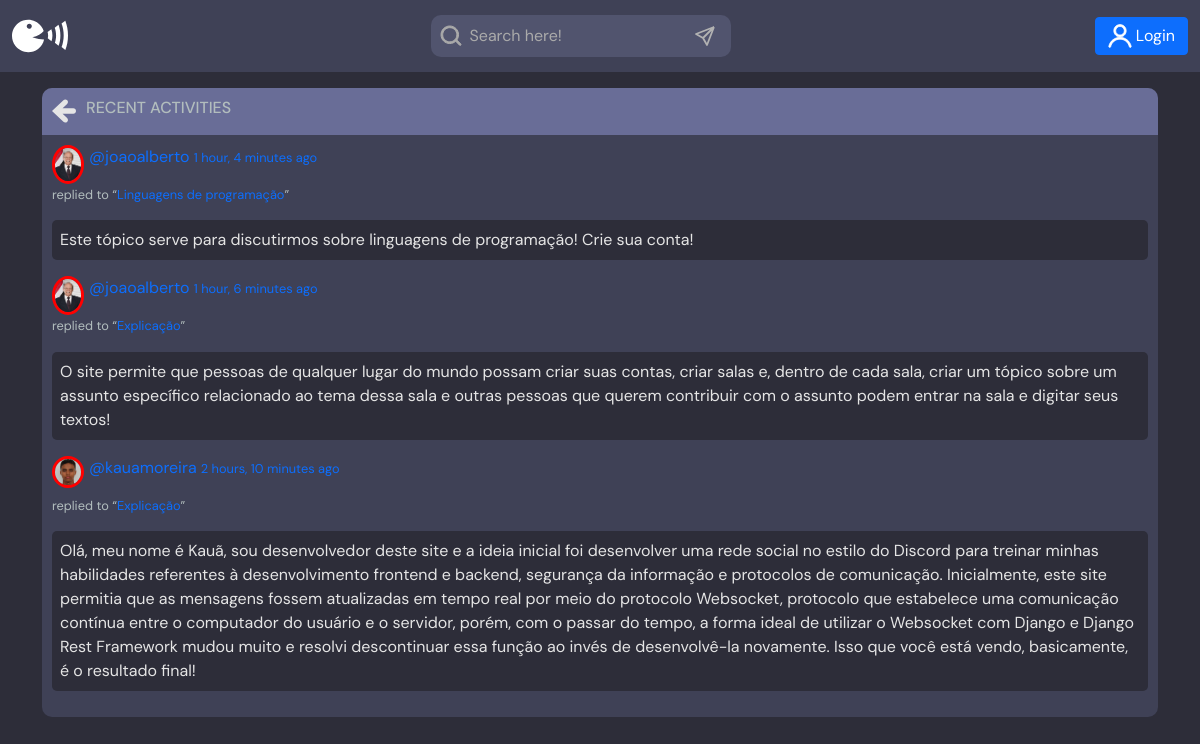
The page /activities/ on the database its author committed.
### base/models.py (models this page shows, shortened)
class Message(models.Model):
    user = models.ForeignKey(User, on_delete=models.CASCADE)
    room = models.ForeignKey(Room, on_delete=models.CASCADE)
    body = models.TextField()
    updated = models.DateTimeField(auto_now=True)#Last updating DataTime in the message
    created = models.DateTimeField(auto_now_add=True)#Creating DataTime in the room
    class Meta:
        ordering = ['-updated', '-created']#['-updated','-created'] => The newest to the oldest inserts in DB will be shown in the website | ['updated','created'] => The oldest to the newest inserts in DB will be shown in the website

class User(AbstractUser):
	name=models.CharField(max_length=200,null=True)#Define the length max to the text | null=True -> Define this new field as a NULL in DB
	username=models.CharField(unique=True,max_length=200,null=True)#Define the length max to the text | null=True -> Define this new field as a NULL in DB
	email=models.EmailField(unique=True,null=True)#This field must be unique to each user | null=True -> Define this new field as a NULL in DB
	bio=models.TextField(null=True)#null=True -> Define this new field as a NULL in DB
	avatar=models.ImageField(null=True, default="avatar.svg")#This command is related to the "pillow" library. This library is a processing image library.
	USERNAME_FIELD='username'#Set a field that will be used in Admin Page to login
	REQUIRED_FIELDS=[]

class Room(models.Model):
	host = models.ForeignKey(User,on_delete=models.SET_NULL,null=True)#null=True -> Define this new field as a NULL in DB
	topic = models.ForeignKey(Topic,on_delete=models.SET_NULL,null=True)#null=True -> Define this new field as a NULL in DB
	name=models.CharField(max_length=200)#Short string row
	description=models.TextField(null=True,blank=True)#Long string row
	participants=models.ManyToManyField(User,related_name='participants',blank=True)#blank=True => define that it has participants doesnt is required
	updated=models.DateTimeField(auto_now=True)#Last updating DataTime in the room
	created=models.DateTimeField(auto_now_add=True)#Creating DataTime in the room
	class Meta:
		ordering=['-updated','-created']#['-updated','-created'] => The newest to the oldest inserts in DB will be shown in the website | ['updated','created'] => The oldest to the newest inserts in DB will be shown in the website
	def __str__(self):
		return str(self.name)

### base/views.py (the view)
# urls.py: path('activities/',views.activitiesPage,name="activities"),
def activitiesPage(request):
    roomMessages=Message.objects.all()#It returns all te rooms in DB
    context={'roomMessages':roomMessages}
    return render(request,'base/activity.html',context)

### base/templates/base/activity.html (shortened to what this page needs)
{% extends 'main.html' %}
{% load static %}
{% block content %}
    <main class="layout">
      <div class="container">
        <div class="layout__box">
          <div class="layout__boxHeader">
            <div class="layout__boxTitle">
              <a href="{% url 'home' %}">
                <img class="HeightSVG" src="{% static 'images/icons/ArrowLeft.svg' %}">
              </a>
              <h3>Recent Activities</h3>
            </div>
          </div>
          <div class="activities-page layout__body">
            {% for message in roomMessages %}
              <div class="activities__box">
                <div class="activities__boxHeader roomListRoom__header">
                  <a href="{% url 'user-profile' message.user.id %}" class="roomListRoom__author">
                    <div class="avatar avatar--small">
                      <img src="{{ message.user.avatar.url }}" />
                    </div>
                    <p>
                      @{{ message.user }}
                      <span>{{ message.created|timesince }} ago</span>
                    </p>
                  </a>
                </div>
                <div class="activities__boxContent">
                  <p>replied to “<a href="{% url 'room' message.room.id %}">{{ message.room }}</a>”</p>
                  <div class="activities__boxRoomContent">
                    {{ message.body }}
                  </div>
                </div>
              </div>
              {% endfor %}
          </div>
        </div>
      </div>
    </main>
{% endblock content %}

### static/styles/MainStyle36.css (style rules this page uses)
* { font-family: "DM Sans", -apple-system, BlinkMacSystemFont, "Segoe UI", Roboto, Oxygen, Ubuntu, Cantarell, "Open Sans", "Helvetica Neue", sans-serif; }
main { margin: 1rem; }
::placeholder { color: #aaaaaa; }
.HeightSVG { width: 1.5rem; height: 1.5rem; }
.activities__boxRoomContent { color: #e5e5e5; padding: 0.5rem; border-radius: 0.625rem; }
.avatar img { border: 3px solid red; width: 2rem; border-radius: 100%; margin-right: 5px; }
.roomListRoom__author { display: flex; justify-content: left; text-decoration: none; }
.roomListRoom__author span { text-decoration: none; font-size: 0.8rem; }
.roomListRoom__author div { display: grid; grid-template-rows: auto auto; }
.roomListRoom__author div img { width: 2rem; }
.activities__boxRoomContent { background-color: #2d2d39; padding: 0.5rem; border-radius: 5px; margin-top: 0.5rem; width: 100%; }
.activities__boxContent { color: #b2bdbd; }
.activities__boxContent p { font-size: 0.8rem; }
.activities__boxContent p a { text-decoration: none; }
.activities__box { margin-bottom: 1rem; }
.roomListRoom__header { display: flex; justify-content: space-between; }
.layout__box { border-radius: 10px; background-color: #3f4156; }
.layout__body { padding: 0.625rem; }
.layout__boxTitle { display: flex; justify-content: left; background-color: #696d97; padding: 0.625rem; gap: 0.625rem; border-top-left-radius: 10px; border-top-right-radius: 10px; }
.layout__boxTitle h3 { text-transform: uppercase; color: #b2bDBD; font-size: 1rem; }

### rows shown on the page
Message: user.avatar (picture), user "joaoalberto", created "1 hour, 4 minutes", room "Linguagens de programação", body "Este tópico serve para discutirmos sobre linguagens de programação! Crie sua conta!"
Message: user.avatar (picture), user "joaoalberto", created "1 hour, 6 minutes", room "Explicação", body "O site permite que pessoas de qualquer lugar do mundo possam criar suas contas, criar salas e, dentro de cada sala, criar um tópico sobre um assunto específico relacionado ao tema dessa sala e outras pessoas que querem contribuir com o assunto podem entrar na sala e digitar seus textos!"
Message: user.avatar (picture), user "kauamoreira", created "2 hours, 10 minutes", room "Explicação", body "Olá, meu nome é Kauã, sou desenvolvedor deste site e a ideia inicial foi desenvolver uma rede social no estilo do Discord para treinar minhas habilidades referentes à desenvolvimento frontend e backend, segurança da informação e protocolos de comunicação. Inicialmente, este site permitia que as mensagens fossem atualizadas em tempo real por meio do protocolo Websocket, protocolo que estabelece uma comunicação contínua entre o computador do usuário e o servidor, porém, com o passar do tempo, a forma ideal de utilizar o Websocket com Django e Django Rest Framework mudou muito e resolvi descontinuar essa função ao invés de desenvolvê-la novamente. Isso que você está vendo, basicamente, é o…"
